Frame 1 (no input): blank canvas, image omitted
Frame 60 (the mouse pressed at the canvas centre just before this capture): blank canvas, image omitted
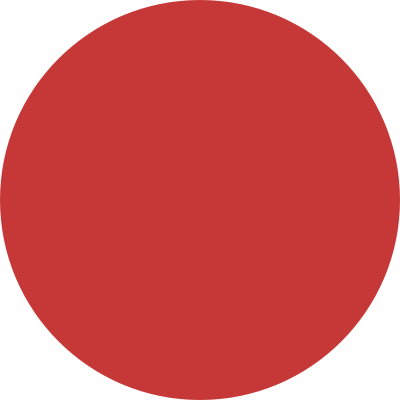
Frame 120 (the mouse held since frame 60 and released just before this capture)

The Processing sketch whose frames 1 and 60 were blank and that drew this single picture after the mouse press (run headless with seeded random() and noise(); from frame 60 on, the mouse is pressed at the canvas centre):

// Processing sketch: functionReturns
// ── functionReturns.pde
void setup()
{
  size(400, 400);
  background(255);
  smooth();
}

void draw()
{
  background(255);
  noStroke();
  fill(198, 56, 56);

  int diameter = addPositions(mouseX, mouseY);
  ellipse(width/2, height/2, diameter, diameter);

  //alternative version 
  //ellipse(width/2, height/2, addPositions(mouseX, mouseY), addPositions(mouseX, mouseY));
}

int addPositions(int x, int y)
{
  return x+y;
}
